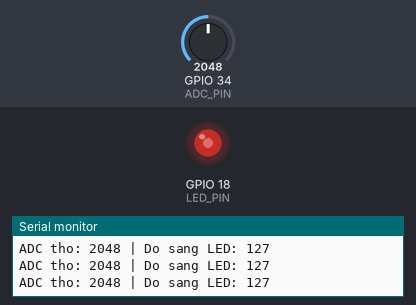
Simulated run of this program. Board: ESP32. Parts: output pins drawn as LEDs (lit = HIGH), the last lines printed to the serial monitor. The inputs (shaded band) are chosen by the test bench; at power-on: GPIO 34 (ADC_PIN) = 2048 (analog values on the 0–4095 scale).

Above: at 1.2 s.
1.3 s: GPIO 34 (ADC_PIN) set to 2866
At 2.5 s:
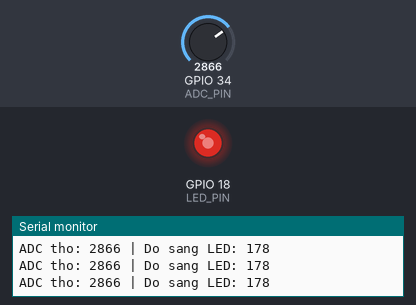
2.8 s: GPIO 34 (ADC_PIN) set to 3603
At 3.9 s:
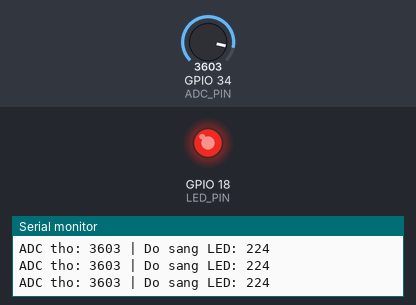
4.3 s: GPIO 34 (ADC_PIN) set to 491
At 5.2 s:
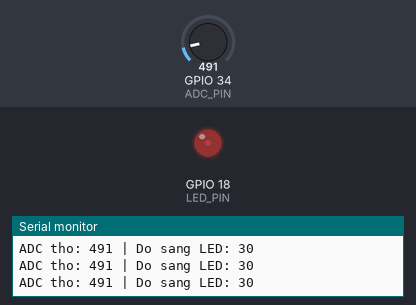
5.8 s: GPIO 34 (ADC_PIN) set to 0
At 6.5 s:
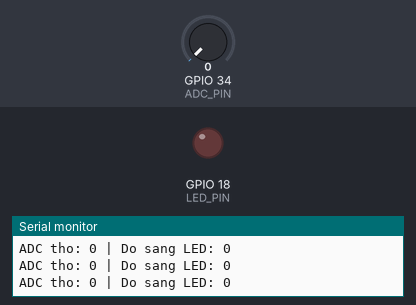
7.3 s: GPIO 34 (ADC_PIN) set to 2047
At 8.3 s:
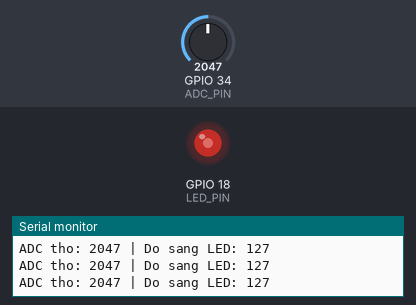
Timing chart, 0 to 9.8 s (numbered marks = the images above; inputs shaded):
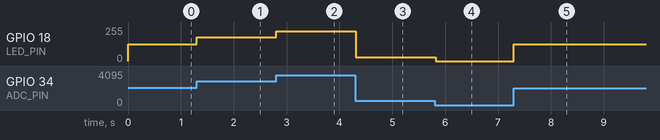

The program:

main.cpp
```cpp
#include <Arduino.h>

#define ADC_PIN 34
#define LED_PIN 18
#define LED_CHANNEL 0

void setup() {
    Serial.begin(115200);

    pinMode(ADC_PIN, INPUT);

    ledcSetup(LED_CHANNEL, 5000, 8);
    ledcAttachPin(LED_PIN, LED_CHANNEL);

    analogReadResolution(12);
}

void loop() {
    int tho = analogRead(ADC_PIN);

    int doSang = map(tho, 0, 4095, 0, 255);
    doSang = constrain(doSang, 0, 255);

    ledcWrite(LED_CHANNEL, doSang);

    Serial.print("ADC tho: ");
    Serial.print(tho);

    Serial.print(" | Do sang LED: ");
    Serial.println(doSang);

    delay(20);
}
```

Measured:
- after the input at 1.3 s, GPIO 18 (LED_PIN): 127/255 → 177/255 at once
- after the input at 2.8 s, GPIO 18 (LED_PIN): 177/255 → 223/255 at once
- after the input at 4.3 s, GPIO 18 (LED_PIN): 223/255 → 30/255 at once
- after the input at 5.8 s, GPIO 18 (LED_PIN): 30/255 → 0/255 at once
- after the input at 7.3 s, GPIO 18 (LED_PIN): 0/255 → 127/255 at once
